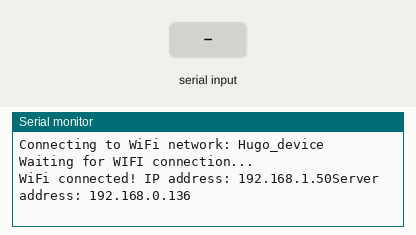
This sketch was run on a simulated ESP32. Shown: the last lines printed to the serial monitor. Inputs (shaded band) come from the test bench. WiFi joins after 1.5 s; servers stay silent unless stated.

Above: at 4.8 s.
4.9 s: "1" received over Serial
At 6.9 s:
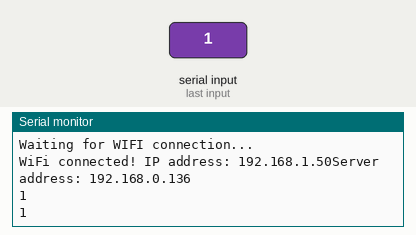
7.5 s: "0" received over Serial
9.0 s: "2" received over Serial
At 10.8 s:
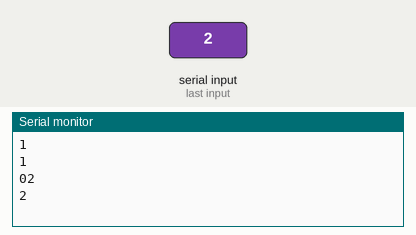

Measured:
- after the input at 4.9 s, the serial monitor: prints a new line after 1.1 s (image 1)
- after the input at 9.0 s, the serial monitor: prints a new line after 1.0 s (image 2)

The sketch:

WiFiUDPClient.ino
```cpp
/*
 *  This sketch sends random data over UDP on a ESP32 device
 *
 */
#include <WiFi.h>
#include <WiFiUdp.h>

#define RXp2 3
#define TXp2 1

// WiFi network name and password:
const char * networkName = "Hugo_device";
const char * networkPswd = "19981222";

char read_buffer[255];

//IP address to send UDP data to:
// either use the ip address of the server or
// a network broadcast address
const char * udpAddress = "192.168.0.136";
const int udpPort = 9999;

//Are we currently connected?
boolean connected = false;

//The udp library class
WiFiUDP udp;


void setup(){
  // Initilize hardware serial:
  Serial.begin(9600);
  // Connect to the WiFi network
  connectToWiFi(networkName, networkPswd);
}

void loop(){
  //only send data when connected
  if(connected && (Serial.available() > 0 )){
    //Send a packet
    String content = Serial.readString();
    if(content == "Init\r\n") {
      Serial.print("WiFi connected! IP address: ");
      Serial.println(WiFi.localIP());
      Serial.print("Server address: ");
      Serial.println(udpAddress);
      return;
    }
    Serial.println(content);
    const char* msg = content.c_str();
    udp.beginPacket(udpAddress,udpPort);
    Serial.println(udp.write((const uint8_t*)msg, strlen(msg)));
    udp.endPacket();
  }
  int packetSize = udp.parsePacket();
  if(packetSize) {
    int len = udp.read(read_buffer, 255);
    if(len) {
      read_buffer[len] = 0;
    }
    Serial.println(read_buffer);
    if(read_buffer[0] == '1') {
      Serial.println("1");
    }
  }

  //Wait for 1 second
  delay(1000);
}

void connectToWiFi(const char * ssid, const char * pwd){
  Serial.println("Connecting to WiFi network: " + String(ssid));

  // delete old config
  WiFi.disconnect(true);
  //register event handler
  WiFi.onEvent(WiFiEvent);

  //Initiate connection
  WiFi.begin(ssid, pwd);

  Serial.println("Waiting for WIFI connection...");
}

//wifi event handler
void WiFiEvent(WiFiEvent_t event){
    switch(event) {
      case ARDUINO_EVENT_WIFI_STA_GOT_IP:
          //When connected set
          Serial.print("WiFi connected! IP address: ");
          Serial.print(WiFi.localIP());
          Serial.print("Server address: ");
          Serial.println(udpAddress);
          //initializes the UDP state
          //This initializes the transfer buffer
          udp.begin(WiFi.localIP(),udpPort);
          connected = true;
          break;
      case ARDUINO_EVENT_WIFI_STA_DISCONNECTED:
          Serial.println("WiFi lost connection");
          connected = false;
          break;
      default: break;
    }
}
```
